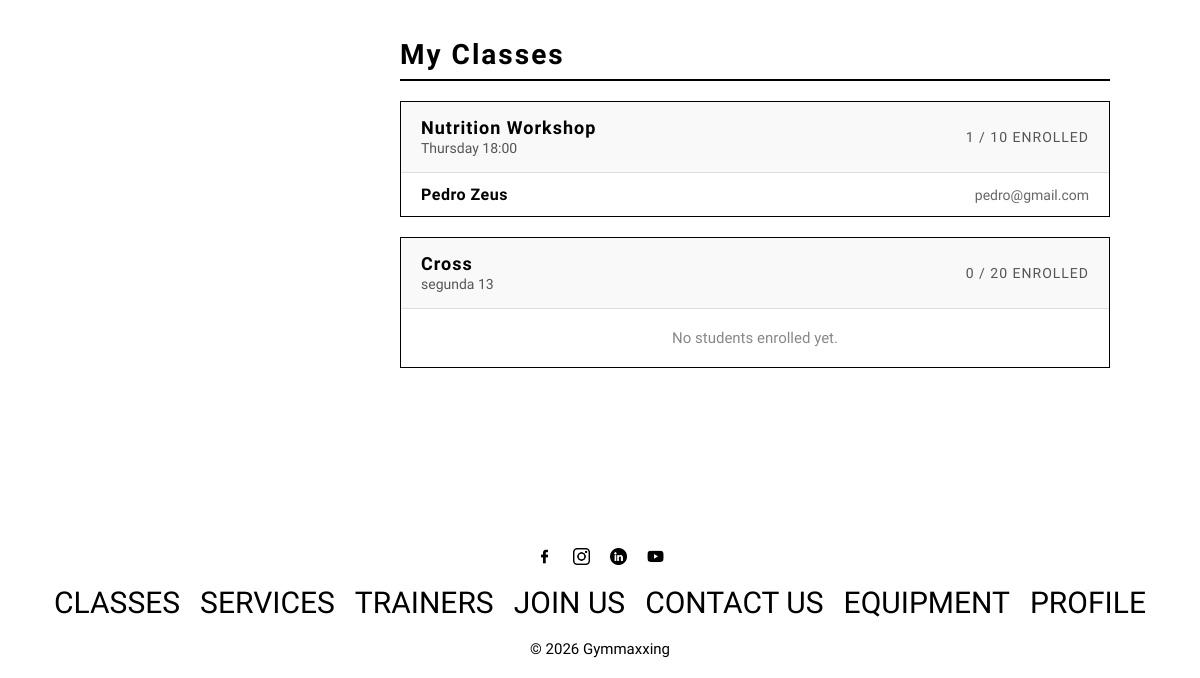
/pages/profile.php (signed in, lower part), run on an earlier commit of the app's database.
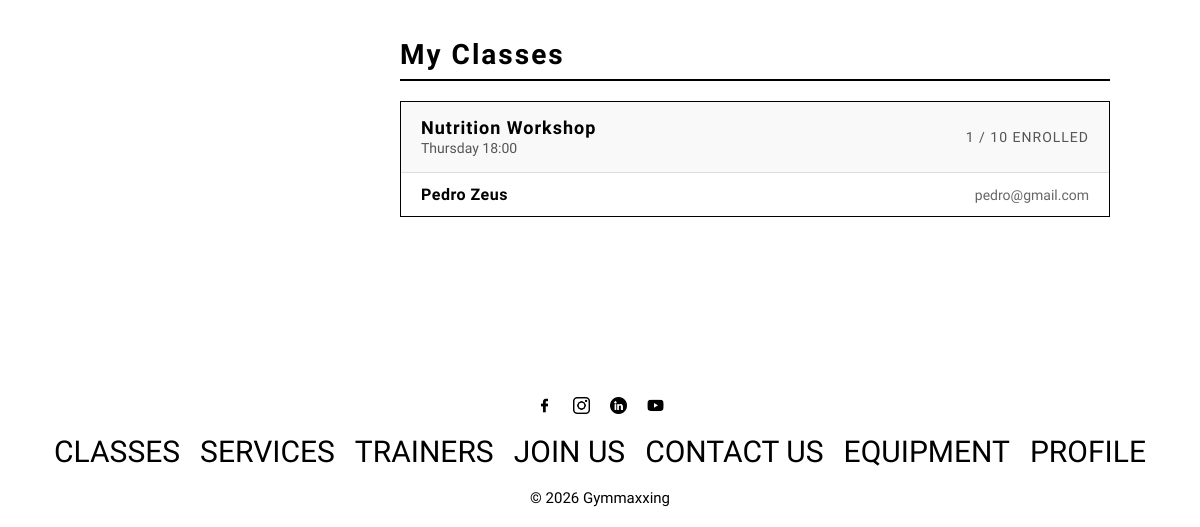
And on a later commit of the database.
### tables this page shows
CREATE TABLE Class (
    id INTEGER PRIMARY KEY AUTOINCREMENT,
    title TEXT NOT NULL,
    type TEXT NOT NULL,
    description TEXT,
    image TEXT,
    schedule TEXT NOT NULL,
    capacity INTEGER NOT NULL,
    trainerId INTEGER NOT NULL,
    FOREIGN KEY (trainerId) REFERENCES User(id) ON DELETE CASCADE
);

CREATE TABLE User (
    id INTEGER PRIMARY KEY AUTOINCREMENT,
    name TEXT NOT NULL,
    username TEXT NOT NULL UNIQUE,
    email TEXT NOT NULL UNIQUE,
    password TEXT NOT NULL,
    phone TEXT,
    photo TEXT,
    role TEXT NOT NULL CHECK(role IN ('member', 'trainer', 'admin')),
    active INTEGER NOT NULL DEFAULT 1
);

### utils/session.php (called while the page is built, shortened)
<?php
function isLoggedIn(): bool {
    return isset($_SESSION['userId']);
}
function getSessionUserId(): ?int {
    return isset($_SESSION['userId']) ? (int) $_SESSION['userId'] : null;
}

### database/user.class.php (called while the page is built, shortened)
<?php
class User {
    public function __construct(int $id, string $name, string $username, string $email, string $password, ?string $phone, ?string $photo, string $role, int $active = 1) {
        $this->name = $name;
        $this->email = $email;
        $this->role = $role;
    }
    private static function fromRow(array $u) : User {
        return new User($u['id'], $u['name'], $u['username'], $u['email'], $u['password'], $u['phone'], $u['photo'], $u['role'], $u['active']);
    }
    static function getUserById(PDO $db, int $id) : ?User {
        $stmt = $db->prepare('SELECT * FROM User WHERE id = ?');
        $stmt->execute([$id]);
        $u = $stmt->fetch();
        return $u ? self::fromRow($u) : null;
    }
}
?>

### database/trainerprofile.class.php (called while the page is built, shortened)
<?php
class TrainerProfile {
    private static function fromRow(array $t) : TrainerProfile {
        return new TrainerProfile($t['id'], $t['userId'], $t['bio'], $t['specialization'], $t['certifications']);
    }
    static function getByUserId(PDO $db, int $userId) : ?TrainerProfile {
        $stmt = $db->prepare('SELECT * FROM TrainerProfile WHERE userId = ?');
        $stmt->execute([$userId]);
        $t = $stmt->fetch();
        return $t ? self::fromRow($t) : null;
    }
}
?>

### database/class.class.php (called while the page is built, shortened)
<?php
class GymClass {
    public function __construct(int $id, string $title, string $type, ?string $description, ?string $image, string $schedule, int $capacity, int $trainerId) {
        $this->id = $id;
        $this->title = $title;
        $this->schedule = $schedule;
        $this->capacity = $capacity;
    }
    private static function fromRow(array $c) : GymClass {
        return new GymClass($c['id'], $c['title'], $c['type'], $c['description'], $c['image'], $c['schedule'], $c['capacity'], $c['trainerId']);
    }
    static function getClassesByTrainer(PDO $db, int $trainerId) : array {
        $stmt = $db->prepare('SELECT * FROM Class WHERE trainerId = ?');
        $stmt->execute([$trainerId]);
        $classes = [];
        while ($c = $stmt->fetch())
            $classes[] = self::fromRow($c);
        return $classes;
    }
}
?>

### database/enrollment.class.php (called while the page is built, shortened)
<?php
class Enrollment {
    public function __construct(int $id, int $userId, int $classId) {
        $this->userId = $userId;
    }
    static function getClassEnrollments(PDO $db, int $classId) : array {
        $stmt = $db->prepare('SELECT * FROM Enrollment WHERE classId = ?');
        $stmt->execute([$classId]);
        $enrollments = [];
        while ($e = $stmt->fetch())
            $enrollments[] = new Enrollment($e['id'], $e['userId'], $e['classId']);
        return $enrollments;
    }
}
?>

### pages/profile.php (the view, shortened to what this page needs)
<?php
require_once __DIR__ . '/../utils/session.php';
require_once __DIR__ . '/../database/connection.db.php';
require_once __DIR__ . '/../database/user.class.php';
require_once __DIR__ . '/../database/trainerprofile.class.php';
require_once __DIR__ . '/../database/enrollment.class.php';
require_once __DIR__ . '/../database/class.class.php';
$db     = getDatabaseConnection();
$userId = getSessionUserId();
$user   = User::getUserById($db, $userId);
$enrollments    = [];
if ($user->role === 'member') {
    $memberProfile = MemberProfile::getByUserId($db, $userId);
    $enrollmentRecords = Enrollment::getUserEnrollments($db, $userId);
    foreach ($enrollmentRecords as $enrollment) {
        $class = GymClass::getClassById($db, $enrollment->classId);
        if ($class) {
            $enrollments[] = $class;
        }
    }
} elseif ($user->role === 'trainer') {
    $trainerProfile = TrainerProfile::getByUserId($db, $userId);
    $trainerClasses = GymClass::getClassesByTrainer($db, $userId);
    $roster = [];
    foreach ($trainerClasses as $class) {
        $classEnrollments = Enrollment::getClassEnrollments($db, $class->id);
        $students = [];
        foreach ($classEnrollments as $enrollment) {
            $student = User::getUserById($db, $enrollment->userId);
            if ($student) $students[] = $student;
        }
        $roster[$class->id] = $students;
    }
}
require_once __DIR__ . '/../templates/header.php';
?>
        <section class="profile-content">
            <div class="profile-sidebar">
            </div>
            <div class="profile-main">
                <?php if ($user->role === 'trainer' && !empty($trainerClasses)): ?>
                <div class="profile-section">
                    <h2>My Classes</h2>
                    <?php foreach ($trainerClasses as $class):
                        $students = $roster[$class->id] ?? [];
                        $count    = count($students);
                    ?>
                    <div class="roster-class">
                        <div class="roster-class-header">
                            <div>
                                <strong><?= htmlspecialchars($class->title) ?></strong>
                                <span><?= htmlspecialchars($class->schedule) ?></span>
                            </div>
                            <span class="roster-count"><?= $count ?> / <?= $class->capacity ?> enrolled</span>
                        </div>
                        <?php if ($count > 0): ?>
                        <ul class="roster-list">
                            <?php foreach ($students as $student): ?>
                            <li>
                                <span class="roster-name"><?= htmlspecialchars($student->name) ?></span>
                                <span class="roster-email"><?= htmlspecialchars($student->email) ?></span>
                            </li>
                            <?php endforeach; ?>
                        </ul>
                        <?php else: ?>
                        <p class="roster-empty">No students enrolled yet.</p>
                        <?php endif; ?>
                    </div>
                    <?php endforeach; ?>
                </div>
                <?php endif; ?>
            </div>
        </section>
<?php require_once __DIR__ . '/../templates/footer.php'; ?>

### templates/header.php (shortened to what this page needs)
<!DOCTYPE html>
<html lang="en">
<head>
    <link rel="stylesheet" href="/css/base.css">
    <link rel="stylesheet" href="/css/components.css">
    <link rel="stylesheet" href="/css/specific.css">
</head>
<body>
    <main>

### templates/footer.php (shortened to what this page needs)
    </main>
    <footer>
        <ul class="social-links">
            <li><a href="#"><img src="/images/facebook.png" alt="Facebook"></a></li>
            <li><a href="#"><img src="/images/instagram.png" alt="Instagram"></a></li>
            <li><a href="#"><img src="/images/linkedin.png" alt="LinkedIn"></a></li>
            <li><a href="#"><img src="/images/youtube.png" alt="YouTube"></a></li>
        </ul>
        <ul class="nav-links">
            <li><a href="/pages/classes.php">CLASSES</a></li>
            <li><a href="/pages/services.php">SERVICES</a></li>
            <li><a href="/pages/trainers.php">TRAINERS</a></li>
            <li><a href="/pages/joinus.php">JOIN US</a></li>
            <li><a href="/pages/contact.php">CONTACT US</a></li>
            <?php if (isLoggedIn()): ?>
                <li><a href="/pages/equipment.php">EQUIPMENT</a></li>
                <li><a href="/pages/profile.php">PROFILE</a></li>
            <?php else: ?>
                <li><a href="/pages/login.php">LOGIN</a></li>
            <?php endif; ?>
        </ul>
        <p>&copy; 2026 Gymmaxxing</p>
    </footer>
</body>
</html>

### css/base.css (style rules this page uses)
:root { --color-primary: #000000; --color-background: #ffffff; --color-text: #000000; --font-main: 'Pathway Gothic One', sans-serif; }
* { margin: 0; padding: 0; box-sizing: border-box; }
body { background-color: var(--color-background); color: var(--color-text); font-family: var(--font-main); }
h2 { font-size: 1.5rem; }
a { color: var(--color-text); text-decoration: none; }
ul { list-style: none; }
img { max-width: 100%; display: block; }

### css/components.css (style rules this page uses)
.nav-links { display: flex; align-items: center; gap: 20px; justify-content: center; }
.nav-links li { font-size: 25px; }
.social-links { display: flex; align-items: center; gap: 20px; justify-content: center; }
.social-links img { width: 20px; }
footer { padding: 20px; transition: background-color 0.6s; }
footer .social-links img { width: 17px; margin-bottom: 20px; }
footer .nav-links { width: auto; margin-bottom: 20px; }
footer .nav-links li { font-size: 30px; }
footer p { text-align: center; font-size: 15px; }

### css/specific.css (style rules this page uses)
body { overflow-x: hidden; }
.profile-content { display: flex; gap: 60px; max-width: 1100px; margin: 60px auto; padding: 0 40px; }
.profile-sidebar { flex: 0 0 250px; text-align: center; }
.profile-main { flex: 1; }
.profile-section { margin-bottom: 40px; padding-bottom: 40px; border-bottom: 1px solid #ddd; }
.profile-section:last-child { border-bottom: none; }
.profile-section h2 { font-size: 28px; letter-spacing: 2px; border-bottom: 2px solid #000; padding-bottom: 8px; margin-bottom: 20px; }
.roster-class { border: 1px solid #000; margin-bottom: 20px; }
.roster-class-header { display: flex; justify-content: space-between; align-items: center; padding: 15px 20px; border-bottom: 1px solid #ddd; background: #f9f9f9; }
.roster-class-header strong { display: block; font-size: 18px; letter-spacing: 1px; }
.roster-class-header span { font-size: 14px; color: #555; }
.roster-count { font-size: 14px; letter-spacing: 1px; text-transform: uppercase; }
.roster-list { list-style: none; padding: 0; }
.roster-list li { display: flex; justify-content: space-between; align-items: center; padding: 12px 20px; border-bottom: 1px solid #eee; transition: background-color 0.2s; }
.roster-list li:last-child { border-bottom: none; }
.roster-name { font-size: 16px; font-weight: bold; letter-spacing: 0.5px; }
.roster-email { font-size: 14px; color: #666; }
.roster-empty { padding: 20px; text-align: center; font-size: 15px; color: #888; }

What changed in the data, as far as the page shows it:
removed class: title "Cross", schedule "segunda 13", id "0", capacity "20", shows "No students enrolled yet."
